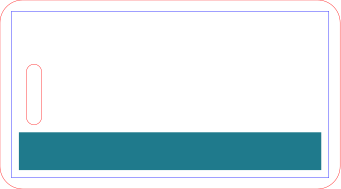

Here is the Python script that generated this plot:
#!/usr/bin/env python3
"""Example: luggage tag with a strap slot, a scored border and a colour band.

    python laser/name-tag/job.py
    python scripts/check_svg.py laser/name-tag/build/job.svg
"""
import sys
from pathlib import Path

HERE = Path(__file__).resolve().parent
# works from the project folder and from a frozen copy in versions/vNNN
sys.path.insert(0, str(next(p for p in HERE.parents if (p / "scripts" / "svgjob.py").exists()) / "scripts"))
from svgjob import Job  # noqa: E402

# ---- parameters (mm) ----
WIDTH = 90
HEIGHT = 50
CORNER = 6
SLOT_W = 4      # strap slot, rounded ends
SLOT_H = 16
SLOT_X = 7
BORDER = 3      # scored border inset
BAND_H = 10     # printed colour band along the bottom
BAND_COLOUR = "#1f7a8c"
MATERIAL = "UNTESTED: pick a material and scrap-test it"

job = Job(WIDTH, HEIGHT)

# printed band, kept inside the scored border
job.print_rect(BORDER + 2, HEIGHT - BORDER - 2 - BAND_H, WIDTH - 2 * (BORDER + 2), BAND_H, fill=BAND_COLOUR)

# scored border
b = BORDER
job.score_path(f"M {b} {b} H {WIDTH - b} V {HEIGHT - b} H {b} Z")

# strap slot: a stadium shape drawn with two arcs
r = SLOT_W / 2
top = (HEIGHT - SLOT_H) / 2 + r
bottom = (HEIGHT + SLOT_H) / 2 - r
job.cut_path(
    f"M {SLOT_X} {top} A {r} {r} 0 0 1 {SLOT_X + SLOT_W} {top} "
    f"V {bottom} A {r} {r} 0 0 1 {SLOT_X} {bottom} Z"
)

# outline last, so the piece stays put until everything else is done
job.cut_rect(0, 0, WIDTH, HEIGHT, r=CORNER)

if __name__ == "__main__":
    print(job.save(HERE / "build" / "job.svg"))
